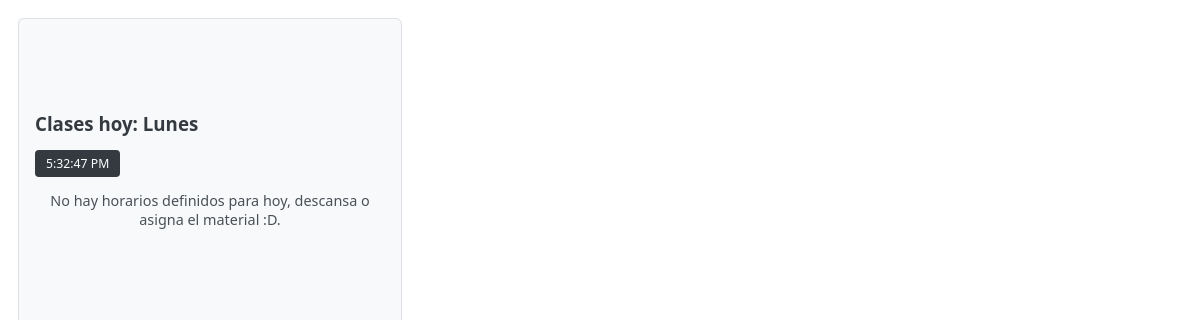
The page /v.php on the database as committed earlier.
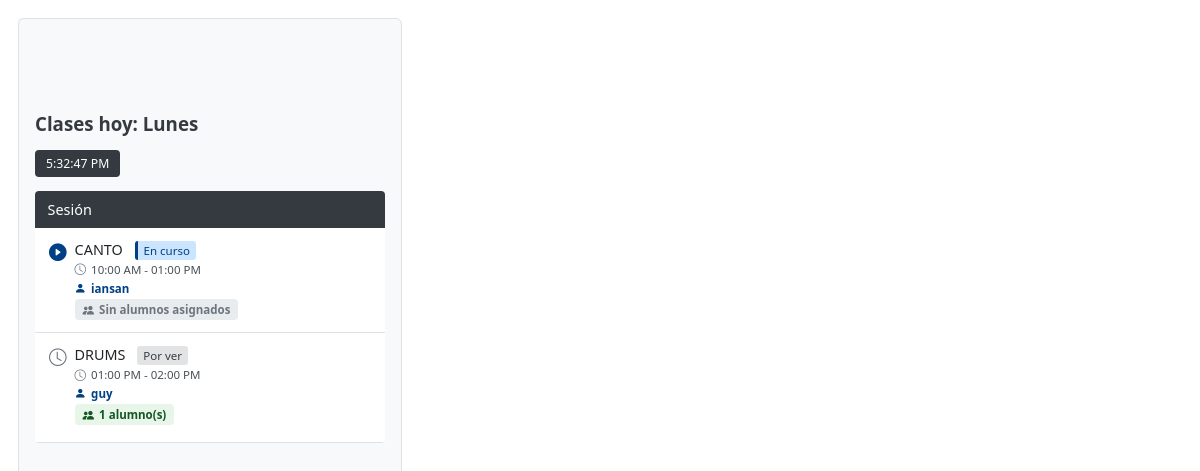
The same page on the database as committed later.
### tables this page shows
CREATE TABLE `horarios` (
  `id` int(11) NOT NULL AUTO_INCREMENT,
  `tema_id` int(11) NOT NULL,
  `dia_semana` enum('Lunes','Martes','Miércoles','Jueves','Viernes','Sábado','Domingo') NOT NULL,
  `hora_inicio` time NOT NULL,
  `hora_fin` time NOT NULL,
  PRIMARY KEY (`id`),
  KEY `tema_id` (`tema_id`),
  KEY `idx_horarios_dia_tema` (`dia_semana`,`tema_id`),
  CONSTRAINT `horarios_ibfk_1` FOREIGN KEY (`tema_id`) REFERENCES `temas` (`id`) ON DELETE CASCADE
);

CREATE TABLE `temas` (
  `id` int(11) NOT NULL AUTO_INCREMENT,
  `nombre` varchar(100) NOT NULL,
  PRIMARY KEY (`id`)
);

### v.php (the view, shortened to what the changed rows need)
<?php
require_once __DIR__ . '/includes/bd.php';
$dias_semana = ['Lunes', 'Martes', 'Miércoles', 'Jueves', 'Viernes', 'Sábado', 'Domingo'];
$dia_actual_nombre = $dias_semana[(int) date('N') - 1];
$hora_actual = date('H:i:s');
$sql = "
    SELECT
        h.id AS horario_id,
        t.id AS tema_id,
        t.nombre AS tema_nombre,
        h.hora_inicio,
        h.hora_fin,
        GROUP_CONCAT(p.nombre ORDER BY p.nombre SEPARATOR ', ') AS profesores_nombres
    FROM horarios h
    JOIN temas t ON h.tema_id = t.id
    LEFT JOIN horario_profesores hp ON hp.horario_id = h.id
    LEFT JOIN profesores p ON p.id = hp.profesor_id
    WHERE h.dia_semana = ?
    GROUP BY h.id
    ORDER BY h.hora_inicio
";
$stmt = $conexion->prepare($sql);
$stmt->bind_param('s', $dia_actual_nombre);
$stmt->execute();
$result = $stmt->get_result();
$horarios_hoy = $result->fetch_all(MYSQLI_ASSOC);
$alumnos_por_horario = [];
if (!empty($horarios_hoy)) {
    $ids_horarios = array_column($horarios_hoy, 'horario_id');
    $placeholders = implode(',', array_fill(0, count($ids_horarios), '?'));
    $types = str_repeat('i', count($ids_horarios));
    $sqlAlumnos = "
    SELECT asig.horario_id, a.curp, CONCAT(a.nombre, ' ', a.apellidos) AS nombre_completo
    FROM alumno_sesion asig
    JOIN alumnos a ON a.curp = asig.alumno_curp
    WHERE asig.horario_id IN ($placeholders)
      AND a.activo = 1
    ORDER BY a.nombre, a.apellidos
";
    $stmtAlumnos = $conexion->prepare($sqlAlumnos);
    $stmtAlumnos->bind_param($types, ...$ids_horarios);
    $stmtAlumnos->execute();
    $resAlumnos = $stmtAlumnos->get_result();
    while ($row = $resAlumnos->fetch_assoc()) {
        $alumnos_por_horario[$row['horario_id']][] = $row;
    }
}
function formato12Horas($hora24)
{
    $dateObj = DateTime::createFromFormat('H:i:s', $hora24);
    return $dateObj->format('h:i A');
}
?>
<!DOCTYPE html>
<html lang="es">
<head>
    <link rel="stylesheet" href="https://cdn.jsdelivr.net/npm/bootstrap-icons@1.11.1/font/bootstrap-icons.css">
</head>
<body>
    <div id="clases-hoy-container">
        <div>
            <br>
            <br>
            <br>
            <br>
            <h1>Clases hoy: <?= htmlspecialchars($dia_actual_nombre) ?></h1>
            <div id="hora-actual">--:--:--</div>
            <?php if (empty($horarios_hoy)): ?>
                <p>No hay horarios definidos para hoy, descansa o asigna el material :D.</p>
            <?php else: ?>
                <table aria-label="Tabla de horarios para hoy">
                    <thead>
                        <tr>
                            <th>Sesión</th>
                        </tr>
                    </thead>
                    <tbody>
                        <?php foreach ($horarios_hoy as $h):
                            $inicio = $h['hora_inicio'];
                            $fin = $h['hora_fin'];
                            $horario_formateado = formato12Horas($inicio).' - '.formato12Horas($fin);
                            if ($hora_actual >= $inicio && $hora_actual <= $fin) {
                                $estado_clase = 'en-curso';
                                $estado_texto = 'En curso';
                                $icono = 'bi-play-circle-fill';
                                $icono_color = '#004085';
                            } elseif ($hora_actual > $fin) {
                                $estado_clase = 'finalizada';
                                $estado_texto = 'Finalizada';
                                $icono = 'bi-check-circle-fill';
                                $icono_color = '#155724';
                            } else {
                                $estado_clase = 'por-ver';
                                $estado_texto = 'Por ver';
                                $icono = 'bi-clock';
                                $icono_color = '#6c757d';
                            }
                            $tiene_alumnos = !empty($alumnos_por_horario[$h['horario_id']]);
                            ?>
                            <tr>
                                <td>
                                    <div style="display: flex; align-items: flex-start;">
                                        <i class="bi <?= $icono ?>" style="color:<?= $icono_color ?>; font-size: 1.1rem; margin-right: 8px;"></i>
                                        <div style="flex: 1;">
                                            <div style="font-weight: 500; color: #212529;">
                                                <?= htmlspecialchars($h['tema_nombre']) ?>
                                                <span class="estado-clase <?= $estado_clase ?>"><?= $estado_texto ?></span>
                                            </div>
                                            <div class="horario-info">
                                                <i class="bi bi-clock" style="color: #6c757d;"></i>
                                                <?= $horario_formateado ?>
                                            </div>
                                            <?php if (!empty($h['profesores_nombres'])): ?>
                                                <div class="profesores-nombres">
                                                    <i class="bi bi-person-fill" style="color: #004085;"></i>
                                                    <?= htmlspecialchars($h['profesores_nombres']) ?>
                                                </div>
                                            <?php endif; ?>
                                            <div class="alumnos-info <?= !$tiene_alumnos ? 'sin-alumnos' : '' ?>"
                                                onclick="<?= $tiene_alumnos ? 'toggleAlumnos('.$h['horario_id'].')' : '' ?>">
                                                <i class="bi bi-people-fill"></i>
                                                <?= $tiene_alumnos ?
                                                    count($alumnos_por_horario[$h['horario_id']]).' alumno(s)' :
                                                    'Sin alumnos asignados' ?>
                                            </div>
                                        </div>
                                    </div>
                                </td>
                            </tr>
                        <?php endforeach; ?>
                    </tbody>
                </table>
            <?php endif; ?>
        </div>
    </div>
</body>
</html>

Rows that differ between the two databases and show on the page:
added horarios: tema.nombre "CANTO", estado_texto "En curso", horario_formateado "10:00 AM - 01:00 PM", profesores_nombres "iansan", shows "Sin alumnos asignados"
added horarios: tema.nombre "DRUMS", estado_texto "Por ver", horario_formateado "01:00 PM - 02:00 PM", profesores_nombres "guy", id "1"
Other text that changed with them:
text no longer shown: "No hay horarios definidos para hoy, descansa o asigna el material :D."
text now shown: "Sesión"
